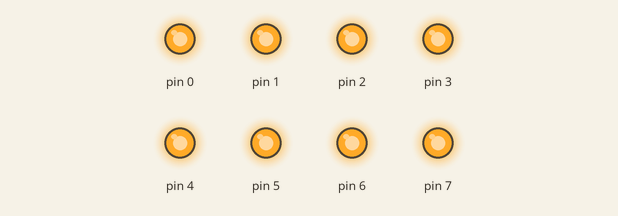
Bench run of a sketch on a simulated Arduino Uno, built with avr-gcc and run on an emulated ATmega328P. Shown: output pins drawn as LEDs (lit = HIGH).

Above: at 0.05 s.
At 6.95 s:
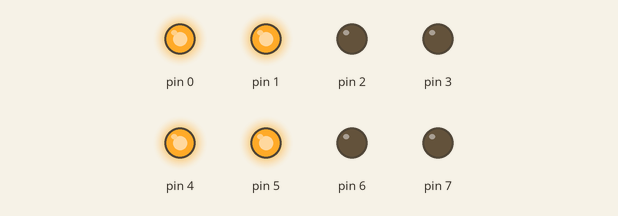
At 11.3 s:
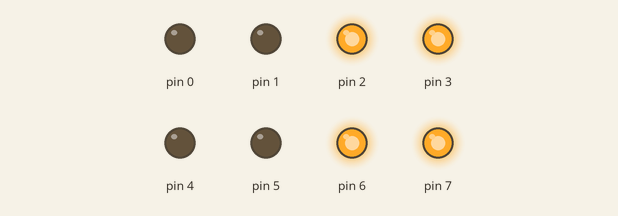
At 14.05 s:
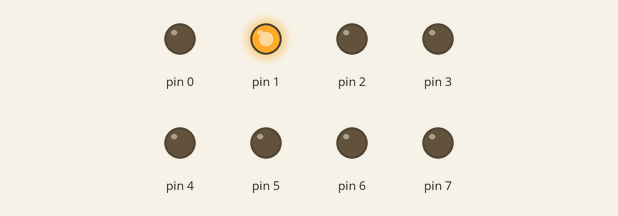
At 16.85 s:
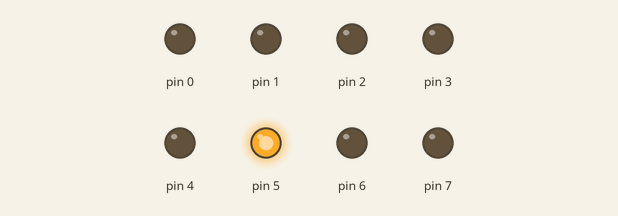
At 22.4 s:
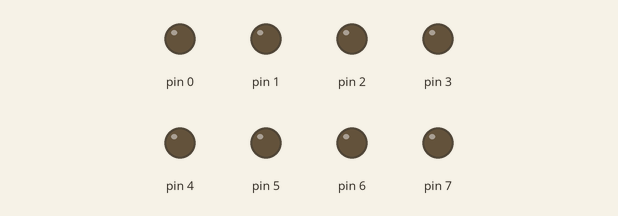
Timing chart, 0 to 22.7 s (numbered marks = the images above):
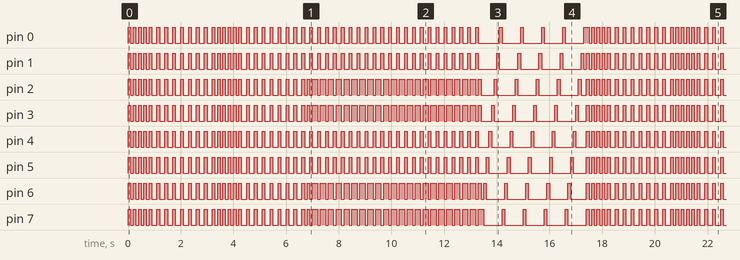

The sketch:

marquesina.ino
```cpp
void setup() {
  DDRD=255;

}

void loop() {
PORTD=0b11111111;
delay(100);
PORTD=0b00000000;
delay(100);
PORTD=0b11111111;
delay(100);
PORTD=0b00000000;
delay(100);
PORTD=0b11111111;
delay(100);
PORTD=0b00000000;
delay(100);
PORTD=0b11111111;
delay(100);
PORTD=0b00000000;
delay(100);
PORTD=0b11111111;
delay(100);
PORTD=0b00000000;
delay(100);
PORTD=0b00000000;
delay(100);
PORTD=0b11111111;
delay(100);
PORTD=0b00000000;
delay(100);
PORTD=0b00000000;
delay(100);
PORTD=0b11111111;
delay(100);
PORTD=0b00000000;
delay(100);
PORTD=0b00000000;
delay(100);
PORTD=0b11111111;
delay(100);
PORTD=0b00000000;
delay(100);
PORTD=0b00000000;
delay(100);
PORTD=0b11111111;
delay(100);
PORTD=0b00000000;
delay(100);
PORTD=0b00000000;
delay(100);
PORTD=0b11111111;
delay(100);
PORTD=0b00000000;
delay(100);
PORTD=0b00000000;
delay(100);
PORTD=0b11111111;
delay(100);
PORTD=0b00000000;
delay(100);
PORTD=0b00000000;
delay(100);
PORTD=0b11111111;
delay(100);
PORTD=0b00000000;
delay(100);
PORTD=0b00000000;
delay(100);
PORTD=0b11111111;
delay(100);
PORTD=0b00000000;
delay(100);
PORTD=0b11111111;
delay(100);
PORTD=0b00000000;
delay(100);
PORTD=0b11111111;
delay(100);
PORTD=0b00000000;
delay(100);
PORTD=0b11111111;
delay(100);
PORTD=0b00000000;
delay(100);
PORTD=0b11111111;
delay(100);
PORTD=0b00000000;
delay(100);
PORTD=0b11111111;
delay(100);
PORTD=0b00000000;
delay(100);
PORTD=0b00000000;
delay(100);
PORTD=0b11111111;
delay(100);
PORTD=0b00000000;
delay(100);
PORTD=0b00000000;
delay(100);
PORTD=0b11111111;
delay(100);
PORTD=0b00000000;
delay(100);
PORTD=0b00000000;
delay(100);
PORTD=0b11111111;
delay(100);
PORTD=0b00000000;
delay(100);
PORTD=0b00000000;
delay(100);
PORTD=0b11111111;
delay(100);
PORTD=0b00000000;
delay(100);
PORTD=0b00000000;
delay(100);
PORTD=0b11111111;
delay(100);
PORTD=0b00000000;
delay(100);
PORTD=0b00000000;
delay(100);
PORTD=0b11111111;
delay(100);
PORTD=0b00000000;
delay(100);
PORTD=0b00000000;
delay(100);
PORTD=0b11111111;
delay(100);
PORTD=0b00000000;
delay(100);
PORTD=0b00000000;
delay(100);
PORTD=0b11111111;
delay(100);
PORTD=0b00000000;
delay(100);


PORTD=0b11001100;
delay(100);
PORTD=0b00110011;
delay(100);
PORTD=0b11001100;
delay(100);
PORTD=0b11001100;
delay(100);
PORTD=0b00110011;
delay(100);
PORTD=0b11001100;
delay(100);
PORTD=0b11001100;
delay(100);
PORTD=0b00110011;
delay(100);
PORTD=0b11001100;
delay(100);
PORTD=0b11001100;
delay(100);
PORTD=0b00110011;
delay(100);
PORTD=0b11001100;
delay(100);
PORTD=0b11001100;
delay(100);
PORTD=0b00110011;
delay(100);
PORTD=0b11001100;
delay(100);
PORTD=0b11001100;
delay(100);
PORTD=0b00110011;
delay(100);
PORTD=0b11001100;
delay(100);
PORTD=0b11001100;
delay(100);
PORTD=0b00110011;
delay(100);
PORTD=0b11001100;
delay(100);
PORTD=0b11001100;
delay(100);
PORTD=0b00110011;
delay(100);
PORTD=0b11001100;
delay(100);
PORTD=0b11001100;
delay(100);
PORTD=0b00110011;
delay(100);
PORTD=0b11001100;
delay(100);
PORTD=0b11001100;
delay(100);
PORTD=0b00110011;
delay(100);
PORTD=0b11001100;
delay(100);
PORTD=0b11001100;
delay(100);
PORTD=0b00110011;
delay(100);
PORTD=0b11001100;
delay(100);
PORTD=0b11001100;
delay(100);
PORTD=0b00110011;
delay(100);
PORTD=0b11001100;
delay(100);
PORTD=0b11001100;
delay(100);
PORTD=0b00110011;
delay(100);
PORTD=0b11001100;
delay(100);
PORTD=0b11001100;
delay(100);
PORTD=0b00110011;
delay(100);
PORTD=0b11001100;
delay(100);
PORTD=0b11001100;
delay(100);
PORTD=0b00110011;
delay(100);
PORTD=0b11001100;
delay(100);
PORTD=0b11001100;
delay(100);
PORTD=0b00110011;
delay(100);
PORTD=0b11001100;
delay(100);
PORTD=0b11001100;
delay(100);
PORTD=0b00110011;
delay(100);
PORTD=0b11001100;
delay(100);
PORTD=0b11001100;
delay(100);
PORTD=0b00110011;
delay(100);
PORTD=0b11001100;
delay(100);
PORTD=0b11001100;
delay(100);
PORTD=0b00110011;
delay(100);
PORTD=0b11001100;
delay(100);
PORTD=0b11001100;
delay(100);
PORTD=0b00110011;
delay(100);
PORTD=0b11001100;
delay(100);
PORTD=0b11001100;
delay(100);
PORTD=0b00110011;
delay(100);
PORTD=0b11001100;
delay(100);
PORTD=0b11001100;
delay(100);
PORTD=0b00110011;
delay(100);
PORTD=0b11001100;
delay(100);


PORTD=0b10000000;
delay(100);
PORTD=0b01000000;
delay(100);
PORTD=0b00100000;
delay(100);
PORTD=0b00010000;
delay(100);
PORTD=0b00001000;
delay(100);
PORTD=0b00000100;
delay(100);
PORTD=0b00000010;
delay(100);
PORTD=0b00000001;
delay(100);

PORTD=0b10000000;
delay(100);
PORTD=0b01000000;
delay(100);
PORTD=0b00100000;
delay(100);
PORTD=0b00010000;
delay(100);
PORTD=0b00001000;
delay(100);
PORTD=0b00000100;
delay(100);
PORTD=0b00000010;
delay(100);
PORTD=0b00000001;
delay(100);

PORTD=0b10000000;
delay(100);
PORTD=0b01000000;
delay(100);
PORTD=0b00100000;
delay(100);
PORTD=0b00010000;
delay(100);
PORTD=0b00001000;
delay(100);
PORTD=0b00000100;
delay(100);
PORTD=0b00000010;
delay(100);
PORTD=0b00000001;
delay(100);

PORTD=0b10000000;
delay(100);
PORTD=0b01000000;
delay(100);
PORTD=0b00100000;
delay(100);
PORTD=0b00010000;
delay(100);
PORTD=0b00001000;
delay(100);
PORTD=0b00000100;
delay(100);
PORTD=0b00000010;
delay(100);
PORTD=0b00000001;
delay(100);

PORTD=0b10000000;
delay(100);
PORTD=0b01000000;
delay(100);
PORTD=0b00100000;
delay(100);
PORTD=0b00010000;
delay(100);
PORTD=0b00001000;
delay(100);
PORTD=0b00000100;
delay(100);
PORTD=0b00000010;
delay(100);
PORTD=0b00000001;
delay(100);


}
```

Measured:
- by itself, pin 0, pin 2–7: moves between LOW and HIGH, repeating every 17.4 s
- by itself, pin 1: repeats every 17.4 s: 8 × (HIGH 0.10 s, LOW 0.20 s), 5 × (HIGH 0.10 s, LOW 0.10 s), 30 × (HIGH 0.10 s, LOW 0.20 s), 5 × (HIGH 0.10 s, LOW 0.70 s), 5 × (HIGH 0.10 s, LOW 0.10 s)
- by itself, everything shown: repeats every 17.4 s, in 137 steps
